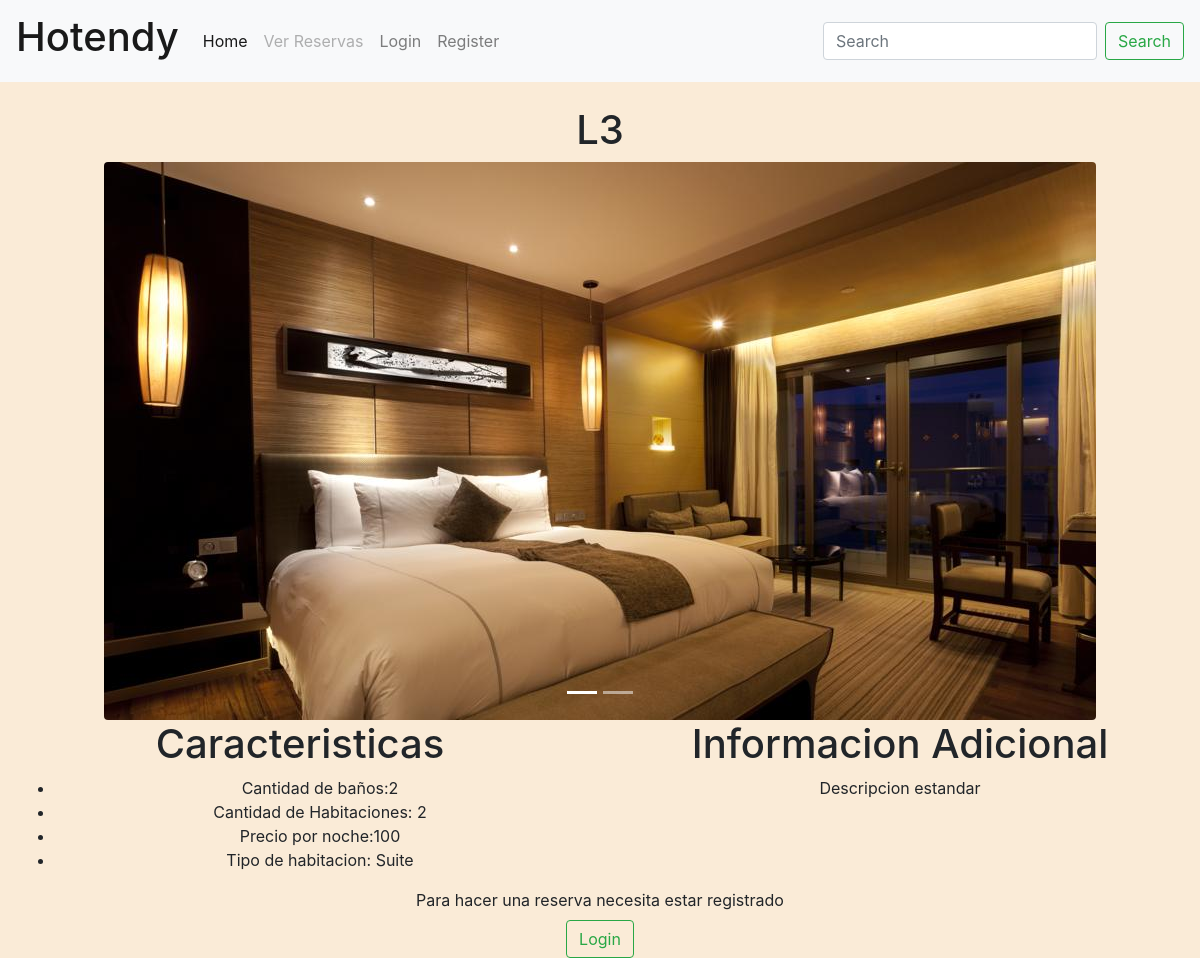
The app's page /habitacion/14/ with its own data.
### Proyecto/models.py (models this page shows, shortened)
class Habitacion(models.Model):
    precio_noche = models.IntegerField()
    descripcion = models.TextField(max_length=500, default="Descripcion estandar")
    num_habitacion = models.CharField(max_length= 5)
    cant_dormitorios = models.IntegerField()
    cant_banios = models.IntegerField()
    status_estado = [
        ('Disponible', 'D'),
        ('Ocupado', 'O'),
    ]
    estado = models.CharField(max_length=50, choices=status_estado, default='Disponible')
    status=[
    ('Suite', 'Suite'),
    ('Matrimonial', 'Matrimonial'),
    ('Individual', 'Individual'),
    ('Familiar', 'Familiar'),
    ('Normal', 'Normal'),
    ('Presidencial', 'Presidencial'),
    ]
    tipo_habitacion = models.CharField(max_length = 50,choices = status, default='Normal')
    img_habitacion = models.ImageField(max_length=100, default='/img_habitacion/habitacion_prueba.jpg', upload_to='img_habitacion/', blank=True, null=True)
    class Meta:
        verbose_name = 'Habitacion'
        verbose_name_plural = 'Habitaciones'

### Proyecto/views.py (the view)
# urls.py: path('habitacion/<str:Habitacion>/',HabitacionView,name='habitaciones'),
def HabitacionView(request, Habitacion):
    from .models import Habitacion as habitacion
    habitaciones = habitacion.objects.get(pk=Habitacion)
    hotel = Hotel.objects.all()
    search_post = request.GET.get('search')
    str(search_post)
    if search_post:
        hotel = Hotel.objects.filter(Q(nombre__icontains=search_post))
    else:
        pass
    context = {
        'habitacion': habitaciones,
        'hotel': hotel,
    }
    return render(request, 'Proyecto/nos/habitaciones.html', context)

### templates/Proyecto/nos/habitaciones.html (shortened to what this page needs)
<!DOCTYPE html>
<html lang="en">
<head>
    {% load static %}
    <link rel="stylesheet" href="https://cdn.jsdelivr.net/npm/bootstrap@4.5.3/dist/css/bootstrap.min.css"
>
    <link rel="stylesheet" type="text/css" href="{% static 'style_hab.css' %}">
</head>
<body>
{% include 'Proyecto/nos/nav.html' %}
<br>
<h1>{{ habitacion.num_habitacion }}</h1>
<div id="carouselExampleIndicators" class="carousel slide" data-ride="carousel">
    <ol class="carousel-indicators">
        <li data-target="#carouselExampleIndicators" data-slide-to="0" class="active"></li>
        <li data-target="#carouselExampleIndicators" data-slide-to="1"></li>
    </ol>
    <div class="carousel-inner">
        <div class="carousel-item active ">
            <img class="rounded mx-auto d-block" src="/media/{{ habitacion.img_habitacion }}" class="d-block "
                 alt="Imagen de la habitacion">
        </div>
    </div>
</div>
<div class="container-fluid" id="Descripcion">
    <div class="row">
        <div class="col-md">
            <h1>Caracteristicas</h1>
            <ul>
                <li>Cantidad de baños:{{ habitacion.cant_banios }}</li>
                <li>Cantidad de Habitaciones: {{ habitacion.cant_dormitorios }}</li>
                <li>Precio por noche:{{ habitacion.precio_noche }}</li>
                <li>Tipo de habitacion: {{ habitacion.tipo_habitacion }}</li>
            </ul>
        </div>
        <div class="col-md">
            <h1>Informacion Adicional</h1>
            <p>{{ habitacion.descripcion }}</p>
        </div>
    </div>
</div>
{% if request.user.is_authenticated and habitacion.estado == "Disponible" %}
    <div class="Hacer reserva">
        <a type="Summy" href={% url "reservar" habitacion.id %}><button class="btn btn-outline-success my-2 my-sm-0">Reservar</button></a>
    </div>
    {% elif request.user.is_authenticated and habitacion.estado == "Ocupado" %}
        <a type="Summy" href={% url "eliminar_reserva" habitacion.id %}><button class="btn btn-outline-success my-2 my-sm-0">Eliminar Reserva</button></a>
{% else %}
    <div class="Pedir Registro">
        <form action="{% url "login" %}">
            <label>Para hacer una reserva necesita estar registrado</label><br>
            <button class="btn btn-outline-success"> Login</button>
        </form>
    </div>
{% endif %}
</body>
</html>

### Proyecto/static/style_hab.css (style rules this page uses)
body { background-color: antiquewhite; text-align: center; }

### records on screen
Habitacion: num_habitacion "L3", img_habitacion (picture), cant_banios "2", cant_dormitorios "2", precio_noche "100", tipo_habitacion "Suite", descripcion "Descripcion estandar"
